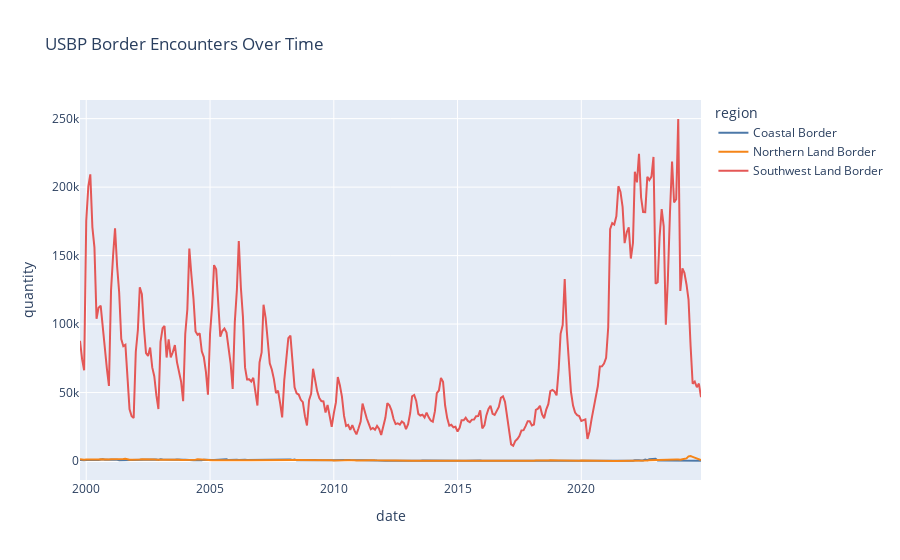

The code cell stored with this chart in its notebook:
### Markdown cell above
## Graphing and Analysis

Now that the data is using standard dates, we can graph it with Plotly like this:

### Code cell
fig = px.line(
    df,
    x="date",
    y="quantity",
    color="region",
    title="USBP Border Encounters Over Time",
    color_discrete_sequence=px.colors.qualitative.T10,
)
fig.show()
display(Image("1-border-encounters.png"))

### Figure 1 — Plotly figure (JSON) as saved in the notebook; plotly's stock layout.template omitted (floating-point values rounded to 4 significant figures; data arrays with more than 128 entries replaced by an {"elided": "..."} marker saying what was removed)
{"data": [{"hovertemplate": "region=Coastal Border<br>date=%{x}<br>quantity=%{y}<extra></extra>", "legendgroup": "Coastal Border", "line": {"color": "#4C78A8", "dash": "solid"}, "marker": {"symbol": "circle"}, "mode": "lines", "name": "Coastal Border", "orientation": "v", "showlegend": true, "type": "scatter", "x": {"elided": "302 str values"}, "xaxis": "x", "y": {"elided": "302 int values"}, "yaxis": "y"}, {"hovertemplate": "region=Northern Land Border<br>date=%{x}<br>quantity=%{y}<extra></extra>", "legendgroup": "Northern Land Border", "line": {"color": "#F58518", "dash": "solid"}, "marker": {"symbol": "circle"}, "mode": "lines", "name": "Northern Land Border", "orientation": "v", "showlegend": true, "type": "scatter", "x": {"elided": "302 str values"}, "xaxis": "x", "y": {"elided": "302 int values"}, "yaxis": "y"}, {"hovertemplate": "region=Southwest Land Border<br>date=%{x}<br>quantity=%{y}<extra></extra>", "legendgroup": "Southwest Land Border", "line": {"color": "#E45756", "dash": "solid"}, "marker": {"symbol": "circle"}, "mode": "lines", "name": "Southwest Land Border", "orientation": "v", "showlegend": true, "type": "scatter", "x": {"elided": "302 str values"}, "xaxis": "x", "y": {"elided": "302 int values"}, "yaxis": "y"}], "layout": {"legend": {"title": {"text": "region"}, "tracegroupgap": 0}, "title": {"text": "USBP Border Encounters Over Time"}, "xaxis": {"anchor": "y", "domain": [0, 1], "title": {"text": "date"}}, "yaxis": {"anchor": "x", "domain": [0, 1], "title": {"text": "quantity"}}}}
